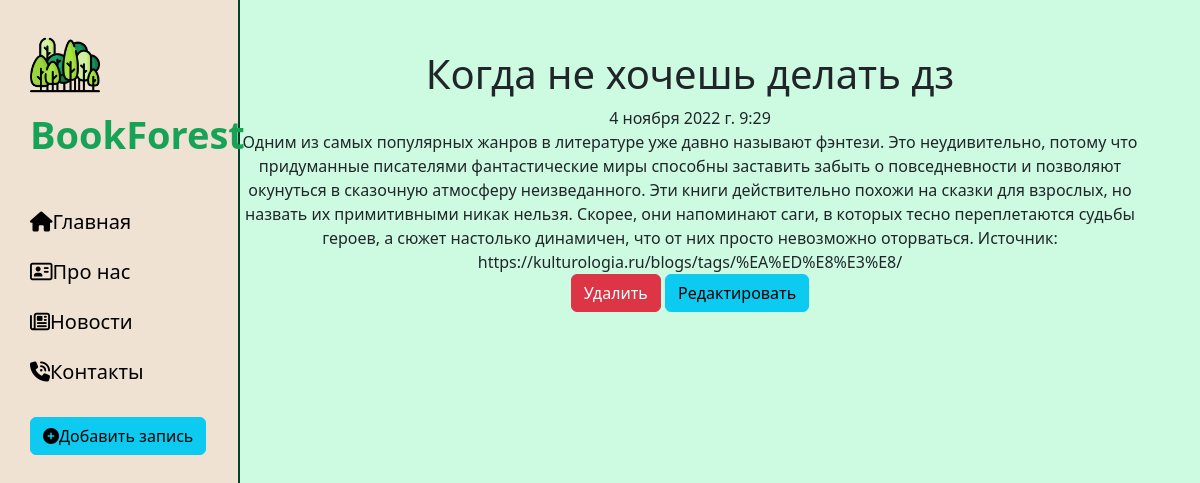
The page /news/2 on the database its author committed.
### news/models.py (models this page shows, shortened)
class Articales(models.Model):
    title = models.CharField('Название', max_length=50)
    anons = models.CharField('Анонс', max_length=250)
    full_text = models.TextField('Статья')
    date = models.DateTimeField('Дата публикации')
    class Meta:
        verbose_name = 'Новость'
        verbose_name_plural = 'Новости'

### news/views.py (the view)
# urls.py: path('<int:pk>', views.NewsDetailView.as_view(), name='news-datail'),
class NewsDetailView(DetailView):
    model = Articales
    template_name = 'news/details_view.html'
    context_object_name = 'article'

### news/templates/news/details_view.html (shortened to what this page needs)
{% extends 'main/layout.html'%}
{% block content %}
    <div class="features">
        <h1>{{ article.title }}</h1>
        <p>{{ article.date }}</p>
        <p>{{ article.full_text }}</p>
        <a href="{% url 'news-delete' article.id %}" class="btn btn-danger">Удалить</a>
        <a href="{% url 'news-update' article.id %}" class="btn btn-info">Редактировать</a>
    </div>
{% endblock %}

### main/static/main/css/main.css (style rules this page uses)
body { background: rgba(204, 251, 226, 1); }
.features { float: left; margin-top: 50px; text-align: center; width: 75%; }
.features p { max-width: 1000px; padding:0px; margin:0px auto; }

### rows shown on the page
Articales: title "Когда не хочешь делать дз", date "4 ноября 2022 г. 9:29", full_text "Одним из самых популярных жанров в литературе уже давно называют фэнтези. Это неудивительно, потому что придуманные писателями фантастические миры способны заставить забыть о повседневности и позволяют окунуться в сказочную атмосферу неизведанного. Эти книги действительно похожи на сказки для взрослых, но назвать их примитивными никак нельзя. Скорее, они напоминают саги, в которых тесно переплетаются судьбы героев, а сюжет настолько динамичен, что от них просто невозможно оторваться. Источник: https://kulturologia.ru/blogs/tags/%EA%ED%E8%E3%E8/"
